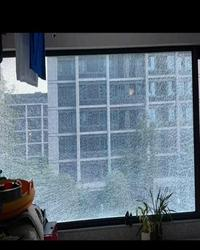
#> input picture 软件工程/课程设计/py/HOG_SVM/data/pos/100.jpg, 200 x 250 px; its folder holds 4 pictures in this run
$ python SVM_train.py
#> lines starting #> are read from the running program, lines starting #| are printed output that depends on the picture
import cv2
import glob
import joblib
import numpy as np
import os
from skimage.feature import hog
from sklearn.svm import LinearSVC

# 本程序用于使用已经准备好的数据集neg和pos，训练支持向量机模型


train_data = []
train_labels = []
pos_im_path = 'data/pos/'  # pos训练集的路径，现在是本HOG_SVM文件夹下的data文件夹
neg_im_path = 'data/neg/'  # neg训练集的路径
model_path = 'weights/models1.dat'  # 模型保存的路径
# Load the positive features
for filename in glob.glob(os.path.join(pos_im_path, "*.jpg")):
    fd = cv2.imread(filename, 0)
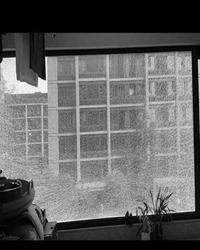
#> fd: shape (250, 200); min 0, max 255, mean 97.2
    fd = hog(fd, orientations=9, pixels_per_cell=(8, 8), visualize=False, cells_per_block=(3, 3))
    train_data.append(fd)
    train_labels.append(1)
#> pass 2 of the loop `for filename in glob.glob(os.path.join(pos_im_path, "*.jpg")):`:
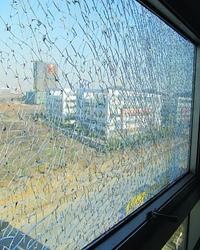
#> input picture 软件工程/课程设计/py/HOG_SVM/data/pos/106.jpg, 200 x 250 px
#> `fd = cv2.imread(filename, 0)`:
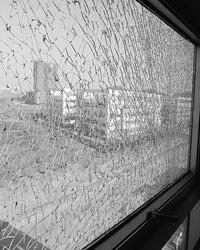
#> fd: shape (250, 200); min 0, max 255, mean 152.3

# Load the negative features
for filename in glob.glob(os.path.join(neg_im_path, "*.jpg")):
    fd = cv2.imread(filename, 0)
    fd = hog(fd, orientations=9, pixels_per_cell=(8, 8), visualize=False, cells_per_block=(3, 3))
    train_data.append(fd)
    train_labels.append(-1)

train_data = np.float32(train_data)
train_labels = np.array(train_labels)
print('Data Prepared........')
print('Train Data:', len(train_data))
print('Train Labels (1,-1)', len(train_labels))
print('Classification with SVM')

model = LinearSVC()
print('Training...... Support Vector Machine')
#> (the run stopped early here; a loop or call above may not have finished)
